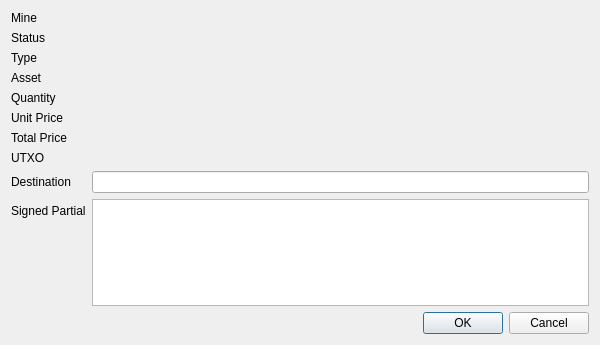
<?xml version="1.0" encoding="UTF-8"?>
<ui version="4.0">
 <class>Dialog</class>
 <widget class="QDialog" name="Dialog">
  <property name="geometry">
   <rect>
    <x>0</x>
    <y>0</y>
    <width>600</width>
    <height>345</height>
   </rect>
  </property>
  <property name="windowTitle">
   <string>Dialog</string>
  </property>
  <layout class="QFormLayout" name="formLayout">
   <item row="3" column="0">
    <widget class="QLabel" name="label">
     <property name="text">
      <string>Asset</string>
     </property>
    </widget>
   </item>
   <item row="3" column="1">
    <widget class="QLabel" name="lblAsset">
     <property name="text">
      <string/>
     </property>
    </widget>
   </item>
   <item row="4" column="0">
    <widget class="QLabel" name="label_3">
     <property name="text">
      <string>Quantity</string>
     </property>
    </widget>
   </item>
   <item row="5" column="0">
    <widget class="QLabel" name="label_4">
     <property name="text">
      <string>Unit Price</string>
     </property>
    </widget>
   </item>
   <item row="6" column="0">
    <widget class="QLabel" name="label_5">
     <property name="text">
      <string>Total Price</string>
     </property>
    </widget>
   </item>
   <item row="4" column="1">
    <widget class="QLabel" name="lblQuantity">
     <property name="text">
      <string/>
     </property>
    </widget>
   </item>
   <item row="5" column="1">
    <widget class="QLabel" name="lblUnitPrice">
     <property name="text">
      <string/>
     </property>
    </widget>
   </item>
   <item row="6" column="1">
    <widget class="QLabel" name="lblTotalPrice">
     <property name="text">
      <string/>
     </property>
    </widget>
   </item>
   <item row="9" column="0">
    <widget class="QLabel" name="label_9">
     <property name="text">
      <string>Signed Partial</string>
     </property>
    </widget>
   </item>
   <item row="9" column="1">
    <widget class="QTextEdit" name="txtSigned">
     <property name="readOnly">
      <bool>true</bool>
     </property>
    </widget>
   </item>
   <item row="7" column="0">
    <widget class="QLabel" name="label_2">
     <property name="text">
      <string>UTXO</string>
     </property>
    </widget>
   </item>
   <item row="7" column="1">
    <widget class="QLabel" name="lblUTXO">
     <property name="text">
      <string/>
     </property>
    </widget>
   </item>
   <item row="2" column="0">
    <widget class="QLabel" name="label_6">
     <property name="text">
      <string>Type</string>
     </property>
    </widget>
   </item>
   <item row="2" column="1">
    <widget class="QLabel" name="lblType">
     <property name="text">
      <string/>
     </property>
    </widget>
   </item>
   <item row="8" column="0">
    <widget class="QLabel" name="label_6">
     <property name="text">
      <string>Destination</string>
     </property>
    </widget>
   </item>
   <item row="8" column="1">
    <widget class="QLineEdit" name="txtDestination">
     <property name="text">
      <string/>
     </property>
     <property name="readOnly">
      <bool>true</bool>
     </property>
    </widget>
   </item>
   <item row="10" column="1">
    <widget class="QDialogButtonBox" name="buttonBox">
     <property name="orientation">
      <enum>Qt::Horizontal</enum>
     </property>
     <property name="standardButtons">
      <set>QDialogButtonBox::Cancel|QDialogButtonBox::Ok</set>
     </property>
    </widget>
   </item>
   <item row="0" column="0">
    <widget class="QLabel" name="label_7">
     <property name="text">
      <string>Mine</string>
     </property>
    </widget>
   </item>
   <item row="1" column="0">
    <widget class="QLabel" name="label_8">
     <property name="text">
      <string>Status</string>
     </property>
    </widget>
   </item>
   <item row="0" column="1">
    <widget class="QLabel" name="lblMine">
     <property name="text">
      <string/>
     </property>
    </widget>
   </item>
   <item row="1" column="1">
    <widget class="QLabel" name="lblStatus">
     <property name="text">
      <string/>
     </property>
    </widget>
   </item>
  </layout>
 </widget>
 <resources/>
 <connections>
  <connection>
   <sender>buttonBox</sender>
   <signal>accepted()</signal>
   <receiver>Dialog</receiver>
   <slot>accept()</slot>
   <hints>
    <hint type="sourcelabel">
     <x>248</x>
     <y>254</y>
    </hint>
    <hint type="destinationlabel">
     <x>157</x>
     <y>274</y>
    </hint>
   </hints>
  </connection>
  <connection>
   <sender>buttonBox</sender>
   <signal>rejected()</signal>
   <receiver>Dialog</receiver>
   <slot>reject()</slot>
   <hints>
    <hint type="sourcelabel">
     <x>316</x>
     <y>260</y>
    </hint>
    <hint type="destinationlabel">
     <x>286</x>
     <y>274</y>
    </hint>
   </hints>
  </connection>
 </connections>
</ui>
